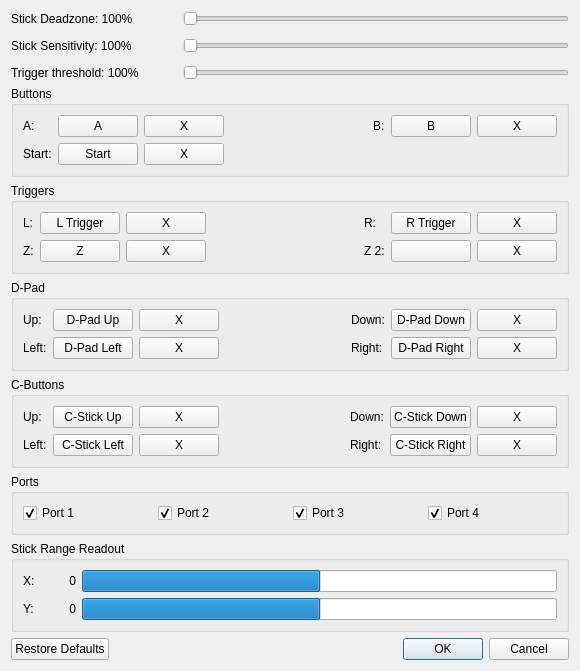
<?xml version="1.0" encoding="UTF-8"?>
<ui version="4.0">
 <class>MainDialog</class>
 <widget class="QDialog" name="MainDialog">
  <property name="geometry">
   <rect>
    <x>0</x>
    <y>0</y>
    <width>580</width>
    <height>580</height>
   </rect>
  </property>
  <property name="windowTitle">
   <string>Rosalie's Mupen GUI - GameCube Adapter Input Plugin</string>
  </property>
  <layout class="QVBoxLayout" name="verticalLayout_5">
   <item>
    <layout class="QVBoxLayout" name="slidersLayout">
     <property name="spacing">
      <number>12</number>
     </property>
     <item>
      <layout class="QHBoxLayout" name="deadZoneLayout">
       <item>
        <widget class="QLabel" name="deadZoneLabel">
         <property name="text">
          <string>Stick Deadzone: 100%</string>
         </property>
         <property name="minimumSize">
          <size>
           <width>160</width>
           <height>0</height>
          </size>
         </property>
        </widget>
       </item>
       <item>
        <widget class="QSlider" name="deadZoneSlider">
         <property name="maximum">
          <number>100</number>
         </property>
         <property name="orientation">
          <enum>Qt::Orientation::Horizontal</enum>
         </property>
        </widget>
       </item>
      </layout>
     </item>
     <item>
      <layout class="QHBoxLayout" name="sensitivityLayout">
       <item>
        <widget class="QLabel" name="sensitivityLabel">
         <property name="text">
          <string>Stick Sensitivity: 100%</string>
         </property>
         <property name="minimumSize">
          <size>
           <width>160</width>
           <height>0</height>
          </size>
         </property>
        </widget>
       </item>
       <item>
        <widget class="QSlider" name="sensitivitySlider">
         <property name="maximum">
          <number>200</number>
         </property>
         <property name="orientation">
          <enum>Qt::Orientation::Horizontal</enum>
         </property>
        </widget>
       </item>
      </layout>
     </item>
     <item>
      <layout class="QHBoxLayout" name="triggerTresholdLayout">
       <item>
        <widget class="QLabel" name="triggerTresholdLabel">
         <property name="text">
          <string>Trigger threshold: 100%</string>
         </property>
         <property name="minimumSize">
          <size>
           <width>160</width>
           <height>0</height>
          </size>
         </property>
        </widget>
       </item>
       <item>
        <widget class="QSlider" name="triggerTresholdSlider">
         <property name="maximum">
          <number>100</number>
         </property>
         <property name="orientation">
          <enum>Qt::Orientation::Horizontal</enum>
         </property>
        </widget>
       </item>
      </layout>
     </item>
    </layout>
   </item>
   <item>
    <widget class="QGroupBox" name="buttonsGroupBox">
     <property name="title">
      <string>Buttons</string>
     </property>
     <layout class="QGridLayout" name="buttonsGridLayout">
      <item row="0" column="0">
       <widget class="QLabel" name="labelA">
        <property name="text">
         <string>A:</string>
        </property>
       </widget>
      </item>
      <item row="0" column="1">
       <widget class="QPushButton" name="mapButtonA">
        <property name="text">
         <string>A</string>
        </property>
       </widget>
      </item>
      <item row="0" column="2">
       <widget class="QPushButton" name="clearButtonA">
        <property name="text">
         <string>X</string>
        </property>
       </widget>
      </item>
      <item row="0" column="3">
       <spacer name="buttonsSpacer">
        <property name="orientation">
         <enum>Qt::Orientation::Horizontal</enum>
        </property>
        <property name="sizeHint" stdset="0">
         <size>
          <width>20</width>
          <height>20</height>
         </size>
        </property>
       </spacer>
      </item>
      <item row="0" column="4">
       <widget class="QLabel" name="labelB">
        <property name="text">
         <string>B:</string>
        </property>
       </widget>
      </item>
      <item row="0" column="5">
       <widget class="QPushButton" name="mapButtonB">
        <property name="text">
         <string>B</string>
        </property>
       </widget>
      </item>
      <item row="0" column="6">
       <widget class="QPushButton" name="clearButtonB">
        <property name="text">
         <string>X</string>
        </property>
       </widget>
      </item>
      <item row="1" column="0">
       <widget class="QLabel" name="labelStart">
        <property name="text">
         <string>Start:</string>
        </property>
       </widget>
      </item>
      <item row="1" column="1">
       <widget class="QPushButton" name="mapButtonStart">
        <property name="text">
         <string>Start</string>
        </property>
       </widget>
      </item>
      <item row="1" column="2">
       <widget class="QPushButton" name="clearButtonStart">
        <property name="text">
         <string>X</string>
        </property>
       </widget>
      </item>
     </layout>
    </widget>
   </item>
   <item>
    <widget class="QGroupBox" name="triggersGroupBox">
     <property name="title">
      <string>Triggers</string>
     </property>
     <layout class="QGridLayout" name="triggersGridLayout">
      <item row="0" column="0">
       <widget class="QLabel" name="labelL">
        <property name="text">
         <string>L:</string>
        </property>
       </widget>
      </item>
      <item row="0" column="1">
       <widget class="QPushButton" name="mapButtonL">
        <property name="text">
         <string>L Trigger</string>
        </property>
       </widget>
      </item>
      <item row="0" column="2">
       <widget class="QPushButton" name="clearButtonL">
        <property name="text">
         <string>X</string>
        </property>
       </widget>
      </item>
      <item row="0" column="3">
       <spacer name="triggersSpacer">
        <property name="orientation">
         <enum>Qt::Orientation::Horizontal</enum>
        </property>
        <property name="sizeHint" stdset="0">
         <size>
          <width>20</width>
          <height>20</height>
         </size>
        </property>
       </spacer>
      </item>
      <item row="0" column="4">
       <widget class="QLabel" name="labelR">
        <property name="text">
         <string>R:</string>
        </property>
       </widget>
      </item>
      <item row="0" column="5">
       <widget class="QPushButton" name="mapButtonR">
        <property name="text">
         <string>R Trigger</string>
        </property>
       </widget>
      </item>
      <item row="0" column="6">
       <widget class="QPushButton" name="clearButtonR">
        <property name="text">
         <string>X</string>
        </property>
       </widget>
      </item>
      <item row="1" column="0">
       <widget class="QLabel" name="labelZ">
        <property name="text">
         <string>Z:</string>
        </property>
       </widget>
      </item>
      <item row="1" column="1">
       <widget class="QPushButton" name="mapButtonZ">
        <property name="text">
         <string>Z</string>
        </property>
       </widget>
      </item>
      <item row="1" column="2">
       <widget class="QPushButton" name="clearButtonZ">
        <property name="text">
         <string>X</string>
        </property>
       </widget>
      </item>
      <item row="1" column="4">
       <widget class="QLabel" name="labelZ2">
        <property name="text">
         <string>Z 2:</string>
        </property>
       </widget>
      </item>
      <item row="1" column="5">
       <widget class="QPushButton" name="mapButtonZ2">
        <property name="text">
         <string/>
        </property>
       </widget>
      </item>
      <item row="1" column="6">
       <widget class="QPushButton" name="clearButtonZ2">
        <property name="text">
         <string>X</string>
        </property>
       </widget>
      </item>
     </layout>
    </widget>
   </item>
   <item>
    <widget class="QGroupBox" name="dpadGroupBox">
     <property name="title">
      <string>D-Pad</string>
     </property>
     <layout class="QGridLayout" name="dpadGridLayout">
      <item row="0" column="0">
       <widget class="QLabel" name="labelDpadUp">
        <property name="text">
         <string>Up:</string>
        </property>
       </widget>
      </item>
      <item row="0" column="1">
       <widget class="QPushButton" name="mapButtonDpadUp">
        <property name="text">
         <string>D-Pad Up</string>
        </property>
       </widget>
      </item>
      <item row="0" column="2">
       <widget class="QPushButton" name="clearButtonDpadUp">
        <property name="text">
         <string>X</string>
        </property>
       </widget>
      </item>
      <item row="0" column="3">
       <spacer name="dpadSpacer">
        <property name="orientation">
         <enum>Qt::Orientation::Horizontal</enum>
        </property>
        <property name="sizeHint" stdset="0">
         <size>
          <width>20</width>
          <height>20</height>
         </size>
        </property>
       </spacer>
      </item>
      <item row="0" column="4">
       <widget class="QLabel" name="labelDpadDown">
        <property name="text">
         <string>Down:</string>
        </property>
       </widget>
      </item>
      <item row="0" column="5">
       <widget class="QPushButton" name="mapButtonDpadDown">
        <property name="text">
         <string>D-Pad Down</string>
        </property>
       </widget>
      </item>
      <item row="0" column="6">
       <widget class="QPushButton" name="clearButtonDpadDown">
        <property name="text">
         <string>X</string>
        </property>
       </widget>
      </item>
      <item row="1" column="0">
       <widget class="QLabel" name="labelDpadLeft">
        <property name="text">
         <string>Left:</string>
        </property>
       </widget>
      </item>
      <item row="1" column="1">
       <widget class="QPushButton" name="mapButtonDpadLeft">
        <property name="text">
         <string>D-Pad Left</string>
        </property>
       </widget>
      </item>
      <item row="1" column="2">
       <widget class="QPushButton" name="clearButtonDpadLeft">
        <property name="text">
         <string>X</string>
        </property>
       </widget>
      </item>
      <item row="1" column="4">
       <widget class="QLabel" name="labelDpadRight">
        <property name="text">
         <string>Right:</string>
        </property>
       </widget>
      </item>
      <item row="1" column="5">
       <widget class="QPushButton" name="mapButtonDpadRight">
        <property name="text">
         <string>D-Pad Right</string>
        </property>
       </widget>
      </item>
      <item row="1" column="6">
       <widget class="QPushButton" name="clearButtonDpadRight">
        <property name="text">
         <string>X</string>
        </property>
       </widget>
      </item>
     </layout>
    </widget>
   </item>
   <item>
    <widget class="QGroupBox" name="cButtonsGroupBox">
     <property name="title">
      <string>C-Buttons</string>
     </property>
     <layout class="QGridLayout" name="cButtonsGridLayout">
      <item row="0" column="0">
       <widget class="QLabel" name="labelCUp">
        <property name="text">
         <string>Up:</string>
        </property>
       </widget>
      </item>
      <item row="0" column="1">
       <widget class="QPushButton" name="mapButtonCUp">
        <property name="text">
         <string>C-Stick Up</string>
        </property>
       </widget>
      </item>
      <item row="0" column="2">
       <widget class="QPushButton" name="clearButtonCUp">
        <property name="text">
         <string>X</string>
        </property>
       </widget>
      </item>
      <item row="0" column="3">
       <spacer name="cButtonsSpacer">
        <property name="orientation">
         <enum>Qt::Orientation::Horizontal</enum>
        </property>
        <property name="sizeHint" stdset="0">
         <size>
          <width>20</width>
          <height>20</height>
         </size>
        </property>
       </spacer>
      </item>
      <item row="0" column="4">
       <widget class="QLabel" name="labelCDown">
        <property name="text">
         <string>Down:</string>
        </property>
       </widget>
      </item>
      <item row="0" column="5">
       <widget class="QPushButton" name="mapButtonCDown">
        <property name="text">
         <string>C-Stick Down</string>
        </property>
       </widget>
      </item>
      <item row="0" column="6">
       <widget class="QPushButton" name="clearButtonCDown">
        <property name="text">
         <string>X</string>
        </property>
       </widget>
      </item>
      <item row="1" column="0">
       <widget class="QLabel" name="labelCLeft">
        <property name="text">
         <string>Left:</string>
        </property>
       </widget>
      </item>
      <item row="1" column="1">
       <widget class="QPushButton" name="mapButtonCLeft">
        <property name="text">
         <string>C-Stick Left</string>
        </property>
       </widget>
      </item>
      <item row="1" column="2">
       <widget class="QPushButton" name="clearButtonCLeft">
        <property name="text">
         <string>X</string>
        </property>
       </widget>
      </item>
      <item row="1" column="4">
       <widget class="QLabel" name="labelCRight">
        <property name="text">
         <string>Right:</string>
        </property>
       </widget>
      </item>
      <item row="1" column="5">
       <widget class="QPushButton" name="mapButtonCRight">
        <property name="text">
         <string>C-Stick Right</string>
        </property>
       </widget>
      </item>
      <item row="1" column="6">
       <widget class="QPushButton" name="clearButtonCRight">
        <property name="text">
         <string>X</string>
        </property>
       </widget>
      </item>
     </layout>
    </widget>
   </item>
   <item>
    <widget class="QGroupBox" name="portsGroupBox">
     <property name="title">
      <string>Ports</string>
     </property>
     <layout class="QHBoxLayout" name="portsLayout">
      <item>
       <widget class="QCheckBox" name="port1CheckBox">
        <property name="text">
         <string>Port 1</string>
        </property>
        <property name="checked">
         <bool>true</bool>
        </property>
       </widget>
      </item>
      <item>
       <widget class="QCheckBox" name="port2CheckBox">
        <property name="text">
         <string>Port 2</string>
        </property>
        <property name="checked">
         <bool>true</bool>
        </property>
       </widget>
      </item>
      <item>
       <widget class="QCheckBox" name="port3CheckBox">
        <property name="text">
         <string>Port 3</string>
        </property>
        <property name="checked">
         <bool>true</bool>
        </property>
       </widget>
      </item>
      <item>
       <widget class="QCheckBox" name="port4CheckBox">
        <property name="text">
         <string>Port 4</string>
        </property>
        <property name="checked">
         <bool>true</bool>
        </property>
       </widget>
      </item>
     </layout>
    </widget>
   </item>
   <item>
    <widget class="QGroupBox" name="axisReadoutGroupBox">
     <property name="title">
      <string>Stick Range Readout</string>
     </property>
     <layout class="QGridLayout" name="axisReadoutGridLayout">
      <item row="0" column="0">
       <widget class="QLabel" name="axisReadoutXLabel">
        <property name="text">
         <string>X:</string>
        </property>
       </widget>
      </item>
      <item row="0" column="1">
       <widget class="QLabel" name="axisReadoutXValue">
        <property name="text">
         <string>0</string>
        </property>
        <property name="alignment">
         <set>Qt::AlignRight|Qt::AlignVCenter</set>
        </property>
        <property name="minimumSize">
         <size>
          <width>35</width>
          <height>0</height>
         </size>
        </property>
       </widget>
      </item>
      <item row="0" column="2">
       <widget class="QProgressBar" name="axisReadoutXBar">
        <property name="minimum">
         <number>-128</number>
        </property>
        <property name="maximum">
         <number>127</number>
        </property>
        <property name="value">
         <number>0</number>
        </property>
        <property name="textVisible">
         <bool>false</bool>
        </property>
       </widget>
      </item>
      <item row="1" column="0">
       <widget class="QLabel" name="axisReadoutYLabel">
        <property name="text">
         <string>Y:</string>
        </property>
       </widget>
      </item>
      <item row="1" column="1">
       <widget class="QLabel" name="axisReadoutYValue">
        <property name="text">
         <string>0</string>
        </property>
        <property name="alignment">
         <set>Qt::AlignRight|Qt::AlignVCenter</set>
        </property>
        <property name="minimumSize">
         <size>
          <width>35</width>
          <height>0</height>
         </size>
        </property>
       </widget>
      </item>
      <item row="1" column="2">
       <widget class="QProgressBar" name="axisReadoutYBar">
        <property name="minimum">
         <number>-128</number>
        </property>
        <property name="maximum">
         <number>127</number>
        </property>
        <property name="value">
         <number>0</number>
        </property>
        <property name="textVisible">
         <bool>false</bool>
        </property>
       </widget>
      </item>
     </layout>
    </widget>
   </item>
   <item>
    <spacer name="verticalSpacer">
     <property name="orientation">
      <enum>Qt::Orientation::Vertical</enum>
     </property>
     <property name="sizeHint" stdset="0">
      <size>
       <width>20</width>
       <height>10</height>
      </size>
     </property>
    </spacer>
   </item>
   <item>
    <widget class="QDialogButtonBox" name="buttonBox">
     <property name="orientation">
      <enum>Qt::Orientation::Horizontal</enum>
     </property>
     <property name="standardButtons">
      <set>QDialogButtonBox::StandardButton::Cancel|QDialogButtonBox::StandardButton::Ok|QDialogButtonBox::StandardButton::RestoreDefaults</set>
     </property>
    </widget>
   </item>
  </layout>
 </widget>
 <resources/>
 <connections>
  <connection>
   <sender>buttonBox</sender>
   <signal>accepted()</signal>
   <receiver>MainDialog</receiver>
   <slot>accept()</slot>
   <hints>
    <hint type="sourcelabel">
     <x>248</x>
     <y>254</y>
    </hint>
    <hint type="destinationlabel">
     <x>157</x>
     <y>274</y>
    </hint>
   </hints>
  </connection>
  <connection>
   <sender>buttonBox</sender>
   <signal>rejected()</signal>
   <receiver>MainDialog</receiver>
   <slot>reject()</slot>
   <hints>
    <hint type="sourcelabel">
     <x>316</x>
     <y>260</y>
    </hint>
    <hint type="destinationlabel">
     <x>286</x>
     <y>274</y>
    </hint>
   </hints>
  </connection>
 </connections>
</ui>
